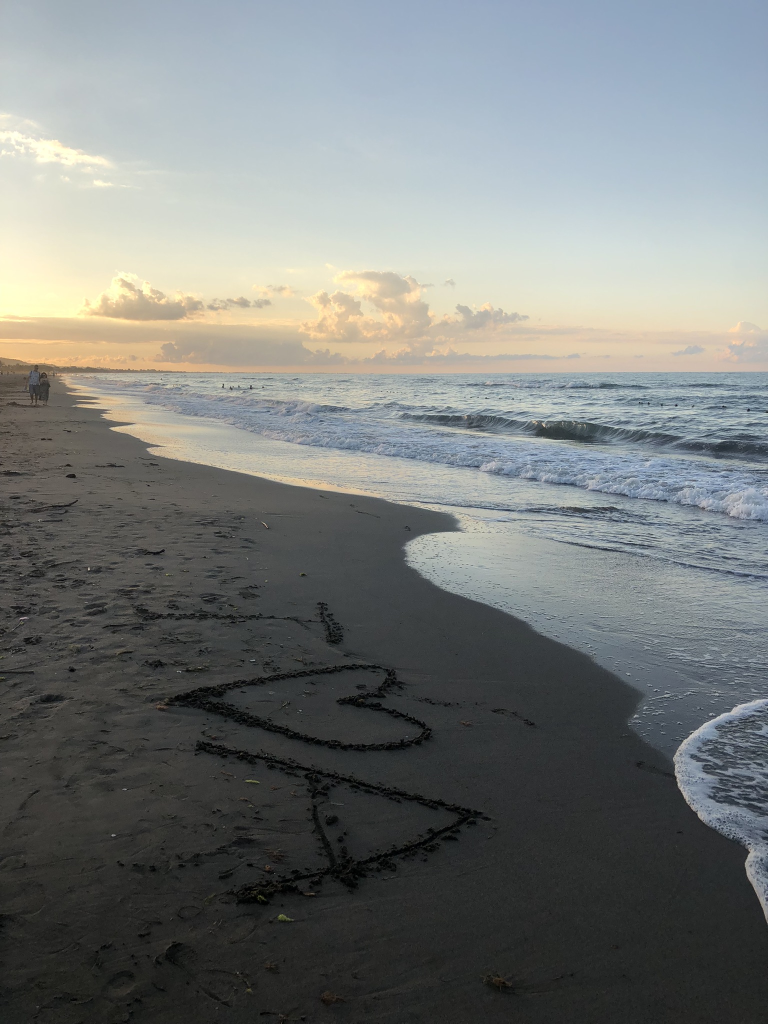
#> input picture t-a.JPEG, 1536 x 2048 px (shown at 1/2 size)
$ python ders1.py
#> lines starting #> are read from the running program, lines starting #| are printed output that depends on the picture
import numpy as np
import cv2

A=np.array([[1,2,3],
            [4,5,6],
            [7,8,9]])
print("A'nın birinci satır:",A[1])
print("2.satırın 1.elemanı:",A[2][1])

print("-"*50)

A=np.array(range(9))
B=np.array(range(9)).reshape(3,3)
C=np.zeros((6,6),dtype="int")
print(A)
print(B)
print(C)
print(C.shape)

print("-"*50)

A=np.random.randint(5,size=(4,3))
for i in range(A.shape[0]):
    for j in range(A.shape[1]):
        print("A[{:},{:}] = {:}".format(i, j, A[i,j]))

print("-"*50)

A=np.array(range(12)).reshape(4,3)
B=A.T #TRANSPOSE
print(A)
print(B)

print("-"*50)

A=np.array(range(12)).reshape(4,3)
B=np.zeros((3,4),dtype="int")
for i in range(len(A)):
    for j in range(len(A[0])):
        B[j][i]=A[i][j]
print(A)
print(len(A))
print(len(A[0]))
print(B)

print("-"*50)

A=np.random.randint(5,size=(4,3))
B=np.random.randint(10,size=(4,3))
toplam=A+B
fark=A-B
print(A)
print(B)
print(toplam)
print(fark)

print("-"*50)

A=np.random.randint(5,size=(4,3))
B=np.random.randint(10,size=(4,3))
carp=A*10
print(A)
print(B)
print(carp)

print("-"*50)

A=np.random.randint(5,size=(4,3))
B=np.random.randint(4,size=(3,4))
A=np.mat(A)
B=np.mat(B)
print(A*B)

print("-"*50)

A=np.random.randint(5,size=(4,3))
B=np.random.randint(4,size=(3,4))
result=np.zeros((5,4),dtype="int")
for i in range(A.shape[0]):
    for j in range(B.shape[1]):
        for k in range(B.shape[0]):
            result[i][j]+=A[i,k]*B[k,j]
print(A)
print(B)
print(result)

print("-"*50)

A=np.random.randint(10,size=(3,3))
result=0
for i in range(A.shape[0]):
    for j in range(A.shape[1]):
        if i==j:
            result+=A[i,j]
print(A)
print(result)

print("-"*50)

img = cv2.imread("t-a.JPEG")
#> img is the input picture: shape (2048, 1536, 3); mean B, G, R 122.4, 123.7, 120.1
img = cv2.resize(img, (500, 750)) #Boyutlandırma
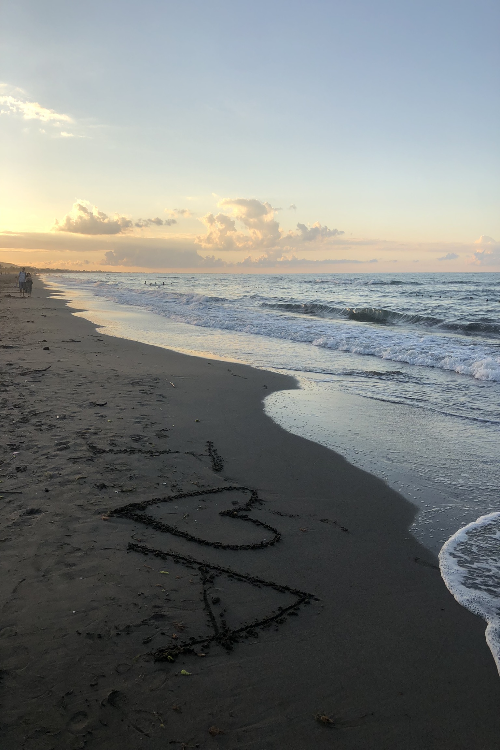
#> img: shape (750, 500, 3); mean B, G, R 122.3, 123.6, 120
cv2.imshow("Orijinal", img)

cv2.waitKey(0)

# [5 lines of commented-out code are left out]

en,boy,katman = np.shape(img)
#> en = 750; boy = 500; katman = 3
gri_img = np.zeros((en,boy,katman),dtype=np.uint8)
for i in range(en):
    for j in range(boy):
        gri_img[i:,j] = img[i,j,0]*0.299 + img[i,j,1]*0.587 + img[i,j,2]*0.114
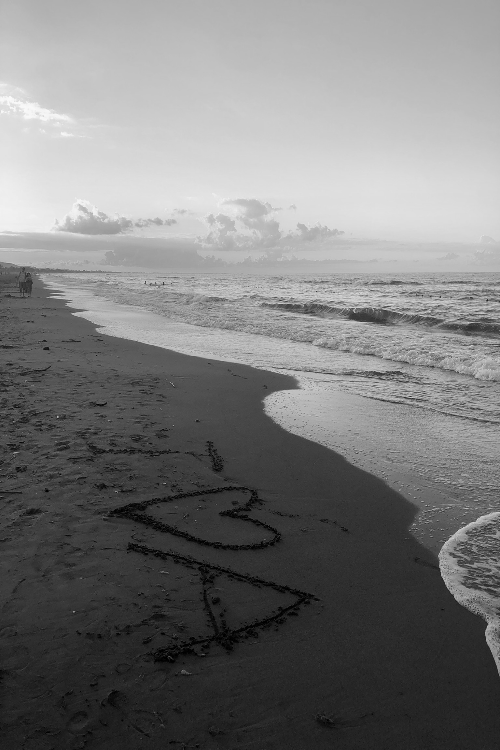
#> gri_img: shape (750, 500, 3); min 0, max 249, mean 122.3
cv2.imshow("Gri Ton",gri_img)

# img_gri3 = cv2.cvtColor(img,cv2.COLOR_RGB2BGR)
# cv2.imshow("Terse Benzer Goruntu 3", img_gri3)

''' RGB bantlarıyla renklendirme '''
# [8 lines of commented-out code are left out]

cv2.waitKey(0)

$ run again, with cimen.JPEG copied over t-a.JPEG
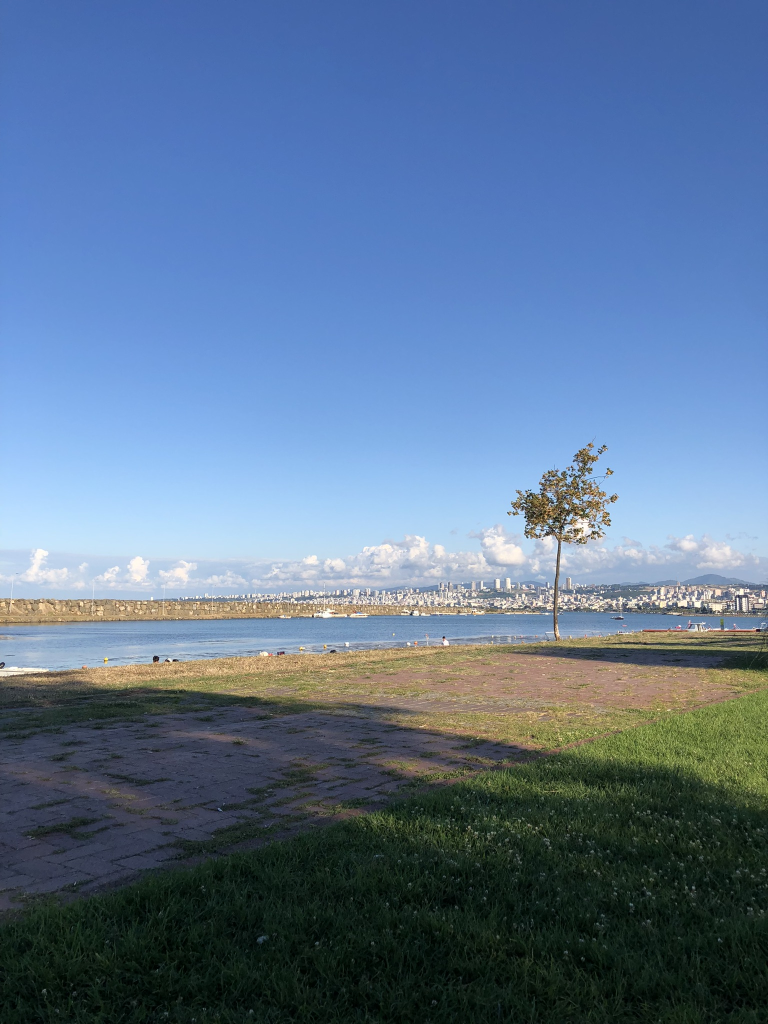
#> input picture cimen.JPEG, 1536 x 2048 px (shown at 1/2 size)
#> img is the input picture: shape (2048, 1536, 3); mean B, G, R 146.7, 116.6, 92.1
#> `img = cv2.resize(img, (500, 750))`:
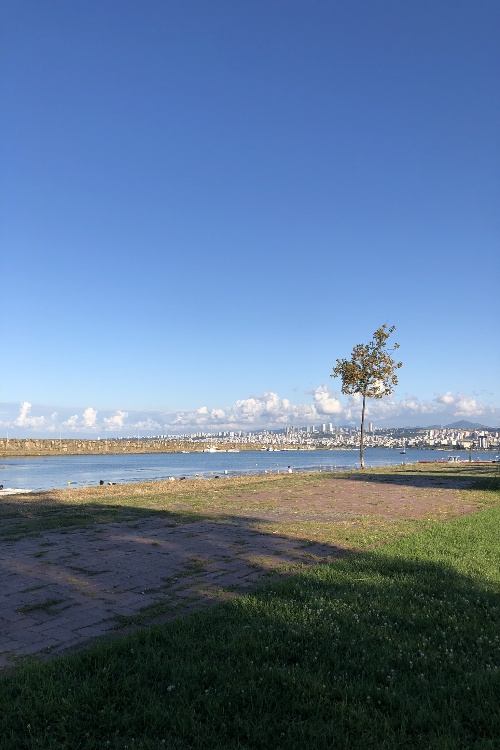
#> img: shape (750, 500, 3); mean B, G, R 146.6, 116.5, 92
#> after the loop `for i in range(en):`:
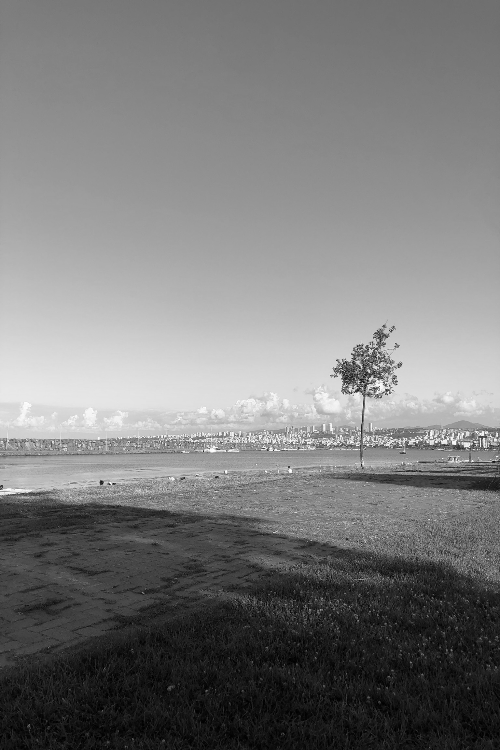
#> gri_img: shape (750, 500, 3); min 0, max 254, mean 122.3

$ run again, with sahil.JPEG copied over t-a.JPEG
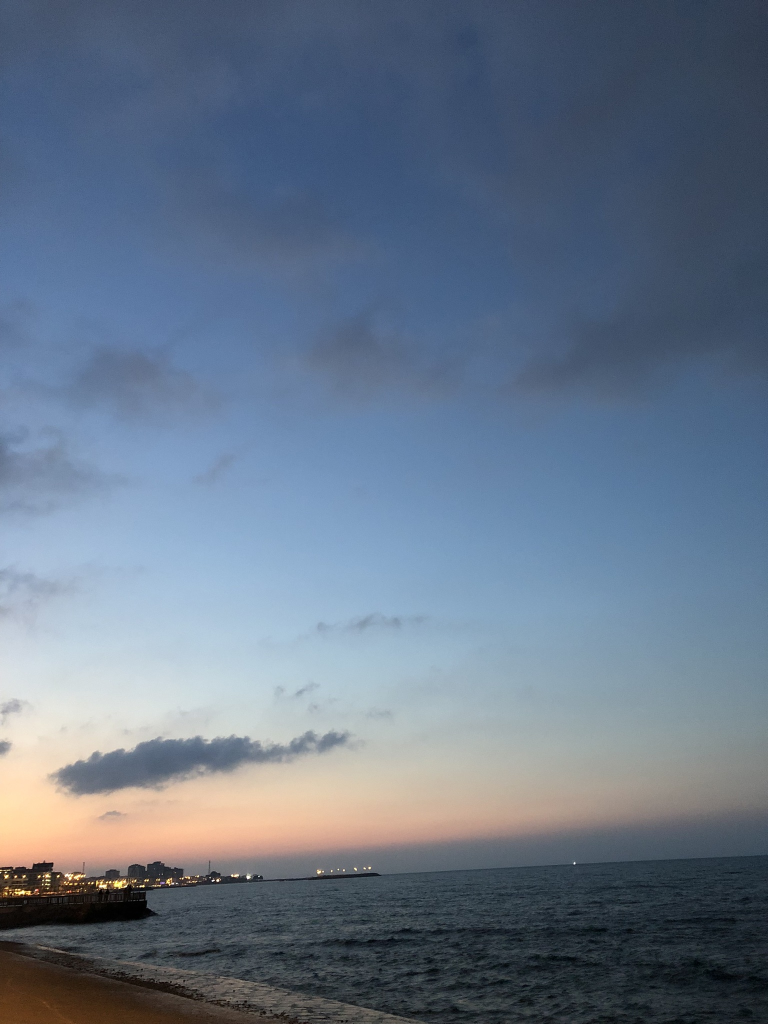
#> input picture sahil.JPEG, 1536 x 2048 px (shown at 1/2 size)
#> img is the input picture: shape (2048, 1536, 3); mean B, G, R 136.5, 117.6, 103
#> `img = cv2.resize(img, (500, 750))`:
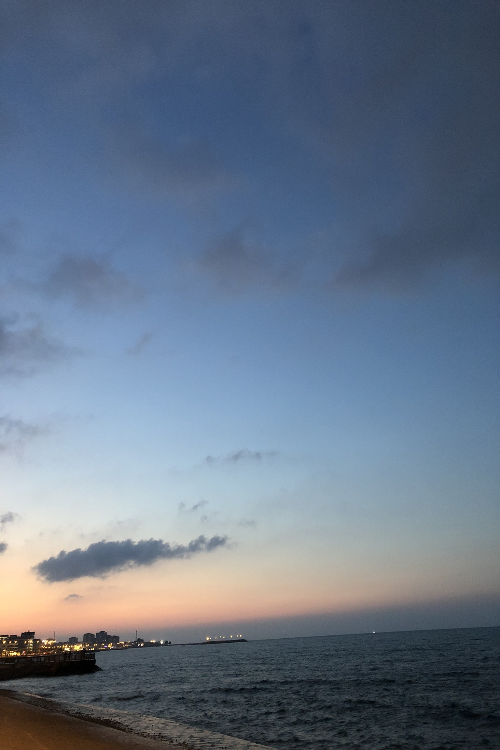
#> img: shape (750, 500, 3); mean B, G, R 136.4, 117.5, 102.9
#> after the loop `for i in range(en):`:
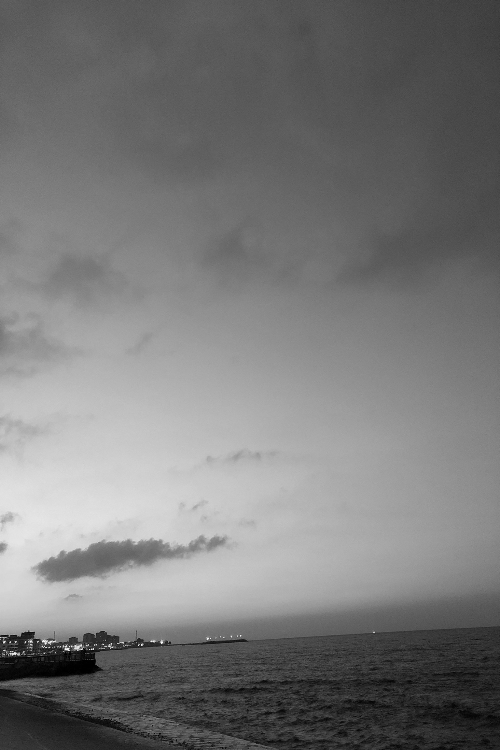
#> gri_img: shape (750, 500, 3); min 0, max 249, mean 121
